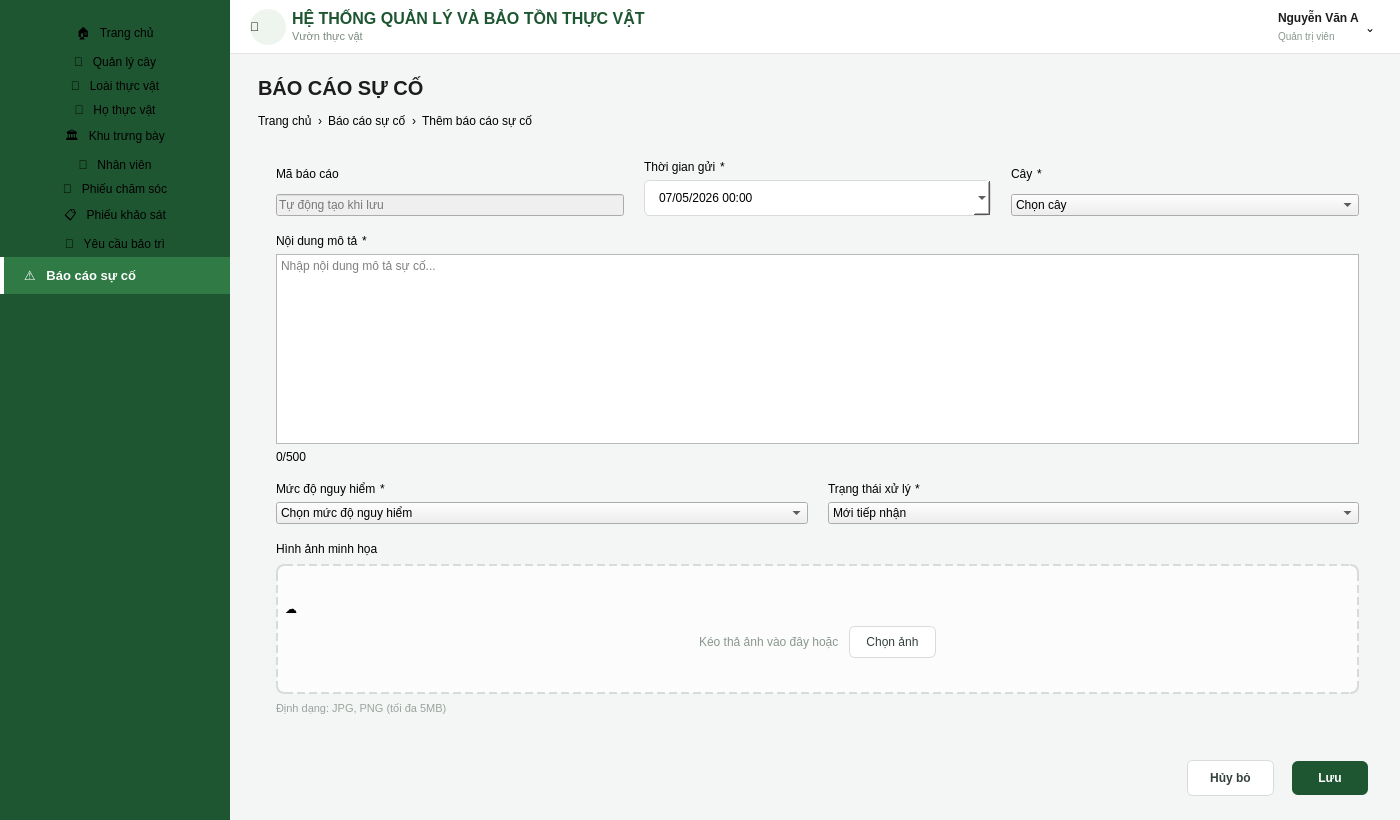
<?xml version="1.0" encoding="UTF-8"?>
<ui version="4.0">
 <class>MainWindow</class>
 <widget class="QMainWindow" name="MainWindow">
  <property name="geometry">
   <rect>
    <x>0</x>
    <y>0</y>
    <width>1400</width>
    <height>820</height>
   </rect>
  </property>
  <property name="minimumSize">
   <size>
    <width>0</width>
    <height>20</height>
   </size>
  </property>
  <property name="maximumSize">
   <size>
    <width>16777215</width>
    <height>16777215</height>
   </size>
  </property>
  <property name="windowTitle">
   <string>Hệ thống Quản lý và Bảo tồn Thực vật</string>
  </property>
  <property name="styleSheet">
   <string notr="true">QMainWindow { background-color: #f4f6f5; }
QWidget#sidebarFrame { background-color: #1e5631; }
QLabel#sidebarTitle { color: #ffffff; font-size: 12px; font-weight: bold; letter-spacing: 1px; }
QPushButton[class=&quot;navBtn&quot;] { text-align: left; padding: 10px 20px; color: #dfeee3; font-size: 13px; border: none; background-color: transparent; }
QPushButton[class=&quot;navBtn&quot;]:hover { background-color: #24693a; }
QPushButton#navActive { text-align: left; padding: 10px 20px; color: #ffffff; font-size: 13px; font-weight: bold; border: none; background-color: #2f7a45; border-left: 4px solid #ffffff; }
QWidget#headerFrame { background-color: #ffffff; border-bottom: 1px solid #e2e5e3; }
QLabel#headerTitle { font-size: 16px; font-weight: bold; color: #1e5631; }
QLabel#headerSubtitle { font-size: 11px; color: #7a8a7f; }
QLabel#pageTitle { font-size: 20px; font-weight: bold; color: #1c1c1c; }
QLineEdit#searchBox { border: 1px solid #d8dcd9; border-radius: 6px; padding: 8px 12px; font-size: 12px; background-color: #ffffff; }
QPushButton#btnAddSurvey { background-color: #1e5631; color: #ffffff; font-size: 12px; font-weight: bold; border-radius: 6px; padding: 10px 18px; }
QPushButton#btnAddSurvey:hover { background-color: #24693a; }
QTableWidget { background-color: #ffffff; border: 1px solid #e2e5e3; border-radius: 8px; gridline-color: #eef1ef; font-size: 12px; }
QHeaderView::section { background-color: #f7f9f7; color: #5c6b60; font-weight: bold; font-size: 11px; padding: 10px 6px; border: none; border-bottom: 1px solid #e2e5e3; }
QLabel#paginationInfo { color: #6b7a70; font-size: 12px; }
QPushButton.pageBtn { background-color: #ffffff; border: 1px solid #d8dcd9; border-radius: 5px; min-width: 28px; min-height: 28px; }
QPushButton#pageCurrent { background-color: #1e5631; color: #ffffff; border-radius: 5px; min-width: 28px; min-height: 28px; font-weight: bold; }
QLabel#userName { font-size: 12px; font-weight: bold; color: #1c1c1c; }
QLabel#userRole { font-size: 10px; color: #8a978d; }
QLabel#avatarLabel { background-color: #1e5631; color: #ffffff; border-radius: 18px; font-weight: bold; }
QLabel#logoCircle { background-color: #eef4ee; border-radius: 18px; }
QLabel#breadcrumb { font-size: 12px; color: #6b7a70; }
QLabel[class=&quot;formLabel&quot;] { font-size: 12px; font-weight: bold; color: #33413a; }
QLineEdit#fieldInput { border: 1px solid #d8dcd9; border-radius: 6px; padding: 9px 12px; font-size: 12px; background-color: #ffffff; color: #1c1c1c; }
QLineEdit#fieldInput:disabled { background-color: #f4f6f5; color: #9aa39d; }
QDateEdit, QDateTimeEdit { border: 1px solid #d8dcd9; border-radius: 6px; padding: 9px 12px; font-size: 12px; background-color: #ffffff; }
QComboBox#fieldCombo { border: 1px solid #d8dcd9; border-radius: 6px; padding: 9px 12px; font-size: 12px; background-color: #ffffff; }
QTextEdit#fieldTextArea { border: 1px solid #d8dcd9; border-radius: 6px; padding: 10px 12px; font-size: 12px; background-color: #ffffff; }
QLabel#charCounter { font-size: 11px; color: #9aa39d; }
QWidget#uploadDropzone { background-color: #fbfcfb; border: 2px dashed #d8dcd9; border-radius: 8px; }
QLabel#uploadHint { font-size: 12px; color: #8a978d; }
QLabel#uploadFormatHint { font-size: 11px; color: #9aa39d; }
QPushButton#btnChooseImage { border: 1px solid #d8dcd9; border-radius: 6px; padding: 8px 16px; font-size: 12px; background-color: #ffffff; color: #33413a; }
QPushButton#btnChooseImage:hover { background-color: #f4f6f5; }
QPushButton#btnCancel { border: 1px solid #d8dcd9; border-radius: 6px; padding: 10px 22px; font-size: 12px; font-weight: bold; background-color: #ffffff; color: #33413a; }
QPushButton#btnCancel:hover { background-color: #f4f6f5; }
QPushButton#btnSave { background-color: #1e5631; border: none; border-radius: 6px; padding: 10px 26px; font-size: 12px; font-weight: bold; color: #ffffff; }
QPushButton#btnSave:hover { background-color: #24693a; }
QLabel[class=&quot;requiredMark&quot;] { color: #e53935; font-size: 12px; font-weight: bold; }
QLabel[class=&quot;breadcrumbCurrent&quot;] { color: #1e5631; font-size: 12px; font-weight: bold; }
QLabel[class=&quot;breadcrumbText&quot;] { color: #6b7a70; font-size: 12px; }
QLabel[class=&quot;breadcrumbSep&quot;] { color: #a9b3ad; font-size: 12px; }
QScrollArea#formScrollArea { border: none; background-color: transparent; }
QWidget#scrollAreaWidgetContents { background-color: transparent; }
</string>
  </property>
  <widget class="QWidget" name="centralwidget">
   <layout class="QHBoxLayout" name="rootLayout">
    <property name="spacing">
     <number>0</number>
    </property>
    <property name="leftMargin">
     <number>0</number>
    </property>
    <property name="topMargin">
     <number>0</number>
    </property>
    <property name="rightMargin">
     <number>0</number>
    </property>
    <property name="bottomMargin">
     <number>0</number>
    </property>
    <item>
     <widget class="QWidget" name="sidebarFrame" native="true">
      <property name="minimumSize">
       <size>
        <width>230</width>
        <height>0</height>
       </size>
      </property>
      <property name="maximumSize">
       <size>
        <width>230</width>
        <height>16777215</height>
       </size>
      </property>
      <layout class="QVBoxLayout" name="sidebarLayout">
       <property name="spacing">
        <number>2</number>
       </property>
       <property name="leftMargin">
        <number>0</number>
       </property>
       <property name="topMargin">
        <number>20</number>
       </property>
       <property name="rightMargin">
        <number>0</number>
       </property>
       <property name="bottomMargin">
        <number>10</number>
       </property>
       <item>
        <widget class="QPushButton" name="navTrangChu">
         <property name="cursor">
          <cursorShape>PointingHandCursor</cursorShape>
         </property>
         <property name="text">
          <string>🏠   Trang chủ</string>
         </property>
         <property name="flat">
          <bool>true</bool>
         </property>
         <property name="class" stdset="0">
          <string>navBtn</string>
         </property>
        </widget>
       </item>
       <item>
        <widget class="QPushButton" name="navQuanLyCay">
         <property name="cursor">
          <cursorShape>PointingHandCursor</cursorShape>
         </property>
         <property name="text">
          <string>🌳   Quản lý cây</string>
         </property>
         <property name="flat">
          <bool>true</bool>
         </property>
         <property name="class" stdset="0">
          <string>navBtn</string>
         </property>
        </widget>
       </item>
       <item>
        <widget class="QPushButton" name="navLoaiThucVat">
         <property name="cursor">
          <cursorShape>PointingHandCursor</cursorShape>
         </property>
         <property name="text">
          <string>🍃   Loài thực vật</string>
         </property>
         <property name="flat">
          <bool>true</bool>
         </property>
         <property name="class" stdset="0">
          <string>navBtn</string>
         </property>
        </widget>
       </item>
       <item>
        <widget class="QPushButton" name="navHoThucVat">
         <property name="cursor">
          <cursorShape>PointingHandCursor</cursorShape>
         </property>
         <property name="text">
          <string>🧬   Họ thực vật</string>
         </property>
         <property name="flat">
          <bool>true</bool>
         </property>
         <property name="class" stdset="0">
          <string>navBtn</string>
         </property>
        </widget>
       </item>
       <item>
        <widget class="QPushButton" name="navKhuTrungBay">
         <property name="cursor">
          <cursorShape>PointingHandCursor</cursorShape>
         </property>
         <property name="text">
          <string>🏛   Khu trưng bày</string>
         </property>
         <property name="flat">
          <bool>true</bool>
         </property>
         <property name="class" stdset="0">
          <string>navBtn</string>
         </property>
        </widget>
       </item>
       <item>
        <widget class="QPushButton" name="navNhanVien">
         <property name="cursor">
          <cursorShape>PointingHandCursor</cursorShape>
         </property>
         <property name="text">
          <string>👤   Nhân viên</string>
         </property>
         <property name="flat">
          <bool>true</bool>
         </property>
         <property name="class" stdset="0">
          <string>navBtn</string>
         </property>
        </widget>
       </item>
       <item>
        <widget class="QPushButton" name="navPhieuChamSoc">
         <property name="cursor">
          <cursorShape>PointingHandCursor</cursorShape>
         </property>
         <property name="text">
          <string>📝   Phiếu chăm sóc</string>
         </property>
         <property name="flat">
          <bool>true</bool>
         </property>
         <property name="class" stdset="0">
          <string>navBtn</string>
         </property>
        </widget>
       </item>
       <item>
        <widget class="QPushButton" name="navPhieuKhaoSat">
         <property name="cursor">
          <cursorShape>PointingHandCursor</cursorShape>
         </property>
         <property name="text">
          <string>📋   Phiếu khảo sát</string>
         </property>
         <property name="flat">
          <bool>true</bool>
         </property>
         <property name="class" stdset="0">
          <string>navBtn</string>
         </property>
        </widget>
       </item>
       <item>
        <widget class="QPushButton" name="navYeuCauBaoTri">
         <property name="cursor">
          <cursorShape>PointingHandCursor</cursorShape>
         </property>
         <property name="text">
          <string>🔧   Yêu cầu bảo trì</string>
         </property>
         <property name="flat">
          <bool>true</bool>
         </property>
         <property name="class" stdset="0">
          <string>navBtn</string>
         </property>
        </widget>
       </item>
       <item>
        <widget class="QPushButton" name="navActive">
         <property name="cursor">
          <cursorShape>PointingHandCursor</cursorShape>
         </property>
         <property name="text">
          <string>⚠   Báo cáo sự cố</string>
         </property>
         <property name="flat">
          <bool>true</bool>
         </property>
        </widget>
       </item>
       <item>
        <spacer name="sidebarSpacer">
         <property name="orientation">
          <enum>Qt::Vertical</enum>
         </property>
         <property name="sizeHint" stdset="0">
          <size>
           <width>20</width>
           <height>40</height>
          </size>
         </property>
        </spacer>
       </item>
      </layout>
     </widget>
    </item>
    <item>
     <widget class="QWidget" name="mainContentFrame" native="true">
      <layout class="QVBoxLayout" name="mainContentLayout" stretch="0,0">
       <property name="spacing">
        <number>0</number>
       </property>
       <property name="leftMargin">
        <number>0</number>
       </property>
       <property name="topMargin">
        <number>0</number>
       </property>
       <property name="rightMargin">
        <number>0</number>
       </property>
       <property name="bottomMargin">
        <number>0</number>
       </property>
       <item>
        <widget class="QWidget" name="headerFrame" native="true">
         <property name="minimumSize">
          <size>
           <width>0</width>
           <height>20</height>
          </size>
         </property>
         <property name="maximumSize">
          <size>
           <width>16777215</width>
           <height>70</height>
          </size>
         </property>
         <layout class="QHBoxLayout" name="headerLayout">
          <property name="leftMargin">
           <number>20</number>
          </property>
          <property name="rightMargin">
           <number>24</number>
          </property>
          <item>
           <widget class="QLabel" name="logoCircle">
            <property name="minimumSize">
             <size>
              <width>36</width>
              <height>36</height>
             </size>
            </property>
            <property name="maximumSize">
             <size>
              <width>36</width>
              <height>36</height>
             </size>
            </property>
            <property name="text">
             <string>🌿</string>
            </property>
           </widget>
          </item>
          <item>
           <layout class="QVBoxLayout" name="headerTitleLayout">
            <property name="spacing">
             <number>0</number>
            </property>
            <item>
             <widget class="QLabel" name="headerTitle">
              <property name="text">
               <string>HỆ THỐNG QUẢN LÝ VÀ BẢO TỒN THỰC VẬT</string>
              </property>
             </widget>
            </item>
            <item>
             <widget class="QLabel" name="headerSubtitle">
              <property name="text">
               <string>Vườn thực vật</string>
              </property>
             </widget>
            </item>
           </layout>
          </item>
          <item>
           <spacer name="headerSpacer">
            <property name="orientation">
             <enum>Qt::Horizontal</enum>
            </property>
            <property name="sizeHint" stdset="0">
             <size>
              <width>40</width>
              <height>20</height>
             </size>
            </property>
           </spacer>
          </item>
          <item>
           <layout class="QVBoxLayout" name="userInfoLayout">
            <property name="spacing">
             <number>0</number>
            </property>
            <item>
             <widget class="QLabel" name="userName">
              <property name="text">
               <string>Nguyễn Văn A</string>
              </property>
             </widget>
            </item>
            <item>
             <widget class="QLabel" name="userRole">
              <property name="text">
               <string>Quản trị viên</string>
              </property>
             </widget>
            </item>
           </layout>
          </item>
          <item>
           <widget class="QLabel" name="userDropdownArrow">
            <property name="text">
             <string>⌄</string>
            </property>
           </widget>
          </item>
         </layout>
        </widget>
       </item>
       <item>
        <widget class="QWidget" name="contentArea" native="true">
         <layout class="QVBoxLayout" name="contentLayout">
          <property name="spacing">
           <number>14</number>
          </property>
          <property name="leftMargin">
           <number>28</number>
          </property>
          <property name="topMargin">
           <number>22</number>
          </property>
          <property name="rightMargin">
           <number>28</number>
          </property>
          <property name="bottomMargin">
           <number>0</number>
          </property>
          <item>
           <widget class="QLabel" name="pageTitle">
            <property name="text">
             <string>BÁO CÁO SỰ CỐ</string>
            </property>
           </widget>
          </item>
          <item>
           <layout class="QHBoxLayout" name="breadcrumbLayout">
            <property name="spacing">
             <number>6</number>
            </property>
            <item>
             <widget class="QLabel" name="crumbHome">
              <property name="text">
               <string>Trang chủ</string>
              </property>
              <property name="class" stdset="0">
               <string>breadcrumbText</string>
              </property>
             </widget>
            </item>
            <item>
             <widget class="QLabel" name="crumbSep1">
              <property name="text">
               <string>›</string>
              </property>
              <property name="class" stdset="0">
               <string>breadcrumbSep</string>
              </property>
             </widget>
            </item>
            <item>
             <widget class="QLabel" name="crumbSection">
              <property name="text">
               <string>Báo cáo sự cố</string>
              </property>
              <property name="class" stdset="0">
               <string>breadcrumbText</string>
              </property>
             </widget>
            </item>
            <item>
             <widget class="QLabel" name="crumbSep2">
              <property name="text">
               <string>›</string>
              </property>
              <property name="class" stdset="0">
               <string>breadcrumbSep</string>
              </property>
             </widget>
            </item>
            <item>
             <widget class="QLabel" name="crumbCurrent">
              <property name="text">
               <string>Thêm báo cáo sự cố</string>
              </property>
              <property name="class" stdset="0">
               <string>breadcrumbCurrent</string>
              </property>
             </widget>
            </item>
            <item>
             <spacer name="breadcrumbSpacer">
              <property name="orientation">
               <enum>Qt::Horizontal</enum>
              </property>
              <property name="sizeHint" stdset="0">
               <size>
                <width>40</width>
                <height>10</height>
               </size>
              </property>
             </spacer>
            </item>
           </layout>
          </item>
          <item>
           <widget class="QScrollArea" name="formScrollArea">
            <property name="frameShape">
             <enum>QFrame::NoFrame</enum>
            </property>
            <property name="widgetResizable">
             <bool>true</bool>
            </property>
            <widget class="QWidget" name="scrollAreaWidgetContents">
             <property name="geometry">
              <rect>
               <x>0</x>
               <y>0</y>
               <width>1093</width>
               <height>618</height>
              </rect>
             </property>
             <layout class="QVBoxLayout" name="scrollContentLayout">
              <property name="spacing">
               <number>18</number>
              </property>
              <property name="rightMargin">
               <number>4</number>
              </property>
              <property name="bottomMargin">
               <number>24</number>
              </property>
              <item>
               <widget class="QWidget" name="formCard" native="true">
                <layout class="QVBoxLayout" name="formCardLayout">
                 <property name="spacing">
                  <number>18</number>
                 </property>
                 <item>
                  <layout class="QHBoxLayout" name="row1Layout">
                   <property name="spacing">
                    <number>20</number>
                   </property>
                   <item>
                    <layout class="QVBoxLayout" name="col_mabc">
                     <property name="spacing">
                      <number>6</number>
                     </property>
                     <item>
                      <layout class="QHBoxLayout" name="labelRow_mabc">
                       <property name="spacing">
                        <number>4</number>
                       </property>
                       <item>
                        <widget class="QLabel" name="label_mabc">
                         <property name="text">
                          <string>Mã báo cáo</string>
                         </property>
                         <property name="class" stdset="0">
                          <string>formLabel</string>
                         </property>
                        </widget>
                       </item>
                       <item>
                        <spacer name="labelSpacer_mabc">
                         <property name="orientation">
                          <enum>Qt::Horizontal</enum>
                         </property>
                         <property name="sizeHint" stdset="0">
                          <size>
                           <width>10</width>
                           <height>10</height>
                          </size>
                         </property>
                        </spacer>
                       </item>
                      </layout>
                     </item>
                     <item>
                      <widget class="QLineEdit" name="fieldMABC">
                       <property name="enabled">
                        <bool>false</bool>
                       </property>
                       <property name="placeholderText">
                        <string>Tự động tạo khi lưu</string>
                       </property>
                      </widget>
                     </item>
                    </layout>
                   </item>
                   <item>
                    <layout class="QVBoxLayout" name="col_thoigiangui">
                     <property name="spacing">
                      <number>6</number>
                     </property>
                     <item>
                      <layout class="QHBoxLayout" name="labelRow_thoigiangui">
                       <property name="spacing">
                        <number>4</number>
                       </property>
                       <item>
                        <widget class="QLabel" name="label_thoigiangui">
                         <property name="text">
                          <string>Thời gian gửi</string>
                         </property>
                         <property name="class" stdset="0">
                          <string>formLabel</string>
                         </property>
                        </widget>
                       </item>
                       <item>
                        <widget class="QLabel" name="req_thoigiangui">
                         <property name="text">
                          <string>*</string>
                         </property>
                         <property name="class" stdset="0">
                          <string>requiredMark</string>
                         </property>
                        </widget>
                       </item>
                       <item>
                        <spacer name="labelSpacer_thoigiangui">
                         <property name="orientation">
                          <enum>Qt::Horizontal</enum>
                         </property>
                         <property name="sizeHint" stdset="0">
                          <size>
                           <width>10</width>
                           <height>10</height>
                          </size>
                         </property>
                        </spacer>
                       </item>
                      </layout>
                     </item>
                     <item>
                      <widget class="QDateTimeEdit" name="fieldThoiGianGui">
                       <property name="dateTime">
                        <datetime>
                         <hour>0</hour>
                         <minute>0</minute>
                         <second>0</second>
                         <year>2026</year>
                         <month>5</month>
                         <day>7</day>
                        </datetime>
                       </property>
                       <property name="displayFormat">
                        <string>dd/MM/yyyy HH:mm</string>
                       </property>
                       <property name="calendarPopup">
                        <bool>true</bool>
                       </property>
                      </widget>
                     </item>
                    </layout>
                   </item>
                   <item>
                    <layout class="QVBoxLayout" name="col_cay">
                     <property name="spacing">
                      <number>6</number>
                     </property>
                     <item>
                      <layout class="QHBoxLayout" name="labelRow_cay">
                       <property name="spacing">
                        <number>4</number>
                       </property>
                       <item>
                        <widget class="QLabel" name="label_cay">
                         <property name="text">
                          <string>Cây</string>
                         </property>
                         <property name="class" stdset="0">
                          <string>formLabel</string>
                         </property>
                        </widget>
                       </item>
                       <item>
                        <widget class="QLabel" name="req_cay">
                         <property name="text">
                          <string>*</string>
                         </property>
                         <property name="class" stdset="0">
                          <string>requiredMark</string>
                         </property>
                        </widget>
                       </item>
                       <item>
                        <spacer name="labelSpacer_cay">
                         <property name="orientation">
                          <enum>Qt::Horizontal</enum>
                         </property>
                         <property name="sizeHint" stdset="0">
                          <size>
                           <width>10</width>
                           <height>10</height>
                          </size>
                         </property>
                        </spacer>
                       </item>
                      </layout>
                     </item>
                     <item>
                      <widget class="QComboBox" name="fieldCay">
                       <item>
                        <property name="text">
                         <string>Chọn cây</string>
                        </property>
                       </item>
                       <item>
                        <property name="text">
                         <string>Sao đen (C045)</string>
                        </property>
                       </item>
                      </widget>
                     </item>
                    </layout>
                   </item>
                  </layout>
                 </item>
                 <item>
                  <layout class="QVBoxLayout" name="col_mota">
                   <property name="spacing">
                    <number>6</number>
                   </property>
                   <item>
                     <layout class="QHBoxLayout" name="labelRow_mota">
                     <property name="spacing">
                      <number>4</number>
                     </property>
                     <item>
                      <widget class="QLabel" name="label_mota">
                       <property name="text">
                        <string>Nội dung mô tả</string>
                       </property>
                       <property name="class" stdset="0">
                        <string>formLabel</string>
                       </property>
                      </widget>
                     </item>
                     <item>
                      <widget class="QLabel" name="req_mota">
                       <property name="text">
                        <string>*</string>
                       </property>
                       <property name="class" stdset="0">
                        <string>requiredMark</string>
                       </property>
                      </widget>
                     </item>
                     <item>
                      <spacer name="labelSpacer_mota">
                       <property name="orientation">
                        <enum>Qt::Horizontal</enum>
                       </property>
                       <property name="sizeHint" stdset="0">
                        <size>
                         <width>10</width>
                         <height>10</height>
                        </size>
                       </property>
                      </spacer>
                     </item>
                    </layout>
                   </item>
                   <item>
                    <widget class="QTextEdit" name="fieldMoTa">
                     <property name="minimumSize">
                      <size>
                       <width>0</width>
                       <height>100</height>
                      </size>
                     </property>
                     <property name="placeholderText">
                      <string>Nhập nội dung mô tả sự cố...</string>
                     </property>
                    </widget>
                   </item>
                   <item>
                    <widget class="QLabel" name="charCounter2">
                     <property name="text">
                      <string>0/500</string>
                     </property>
                    </widget>
                   </item>
                  </layout>
                 </item>
                 <item>
                  <layout class="QHBoxLayout" name="row2Layout">
                   <property name="spacing">
                    <number>20</number>
                   </property>
                   <item>
                    <layout class="QVBoxLayout" name="col_mucdonguyhiem">
                     <property name="spacing">
                      <number>6</number>
                     </property>
                     <item>
                      <layout class="QHBoxLayout" name="labelRow_mucdonguyhiem">
                       <property name="spacing">
                        <number>4</number>
                       </property>
                       <item>
                        <widget class="QLabel" name="label_mucdonguyhiem">
                         <property name="text">
                          <string>Mức độ nguy hiểm</string>
                         </property>
                         <property name="class" stdset="0">
                          <string>formLabel</string>
                         </property>
                        </widget>
                       </item>
                       <item>
                        <widget class="QLabel" name="req_mucdonguyhiem">
                         <property name="text">
                          <string>*</string>
                         </property>
                         <property name="class" stdset="0">
                          <string>requiredMark</string>
                         </property>
                        </widget>
                       </item>
                       <item>
                        <spacer name="labelSpacer_mucdonguyhiem">
                         <property name="orientation">
                          <enum>Qt::Horizontal</enum>
                         </property>
                         <property name="sizeHint" stdset="0">
                          <size>
                           <width>10</width>
                           <height>10</height>
                          </size>
                         </property>
                        </spacer>
                       </item>
                      </layout>
                     </item>
                     <item>
                      <widget class="QComboBox" name="fieldMucDoNguyHiem">
                       <item>
                        <property name="text">
                         <string>Chọn mức độ nguy hiểm</string>
                        </property>
                       </item>
                       <item>
                        <property name="text">
                         <string>Thấp</string>
                        </property>
                       </item>
                       <item>
                        <property name="text">
                         <string>Trung bình</string>
                        </property>
                       </item>
                       <item>
                        <property name="text">
                         <string>Cao</string>
                        </property>
                       </item>
                       <item>
                        <property name="text">
                         <string>Nghiêm trọng</string>
                        </property>
                       </item>
                      </widget>
                     </item>
                    </layout>
                   </item>
                   <item>
                    <layout class="QVBoxLayout" name="col_trangthai">
                     <property name="spacing">
                      <number>6</number>
                     </property>
                     <item>
                      <layout class="QHBoxLayout" name="labelRow_trangthai">
                       <property name="spacing">
                        <number>4</number>
                       </property>
                       <item>
                        <widget class="QLabel" name="label_trangthai">
                         <property name="text">
                          <string>Trạng thái xử lý</string>
                         </property>
                         <property name="class" stdset="0">
                          <string>formLabel</string>
                         </property>
                        </widget>
                       </item>
                       <item>
                        <widget class="QLabel" name="req_trangthai">
                         <property name="text">
                          <string>*</string>
                         </property>
                         <property name="class" stdset="0">
                          <string>requiredMark</string>
                         </property>
                        </widget>
                       </item>
                       <item>
                        <spacer name="labelSpacer_trangthai">
                         <property name="orientation">
                          <enum>Qt::Horizontal</enum>
                         </property>
                         <property name="sizeHint" stdset="0">
                          <size>
                           <width>10</width>
                           <height>10</height>
                          </size>
                         </property>
                        </spacer>
                       </item>
                      </layout>
                     </item>
                     <item>
                      <widget class="QComboBox" name="fieldTrangThai">
                       <item>
                        <property name="text">
                         <string>Mới tiếp nhận</string>
                        </property>
                       </item>
                       <item>
                        <property name="text">
                         <string>Đang xử lý</string>
                        </property>
                       </item>
                       <item>
                        <property name="text">
                         <string>Đã xử lý</string>
                        </property>
                       </item>
                      </widget>
                     </item>
                    </layout>
                   </item>
                  </layout>
                 </item>
                 <item>
                  <layout class="QVBoxLayout" name="col_hinhanh">
                   <property name="spacing">
                    <number>8</number>
                   </property>
                   <item>
                    <layout class="QHBoxLayout" name="labelRow_hinhanh">
                     <property name="spacing">
                      <number>4</number>
                     </property>
                     <item>
                      <widget class="QLabel" name="label_hinhanh">
                       <property name="text">
                        <string>Hình ảnh minh họa</string>
                       </property>
                       <property name="class" stdset="0">
                        <string>formLabel</string>
                       </property>
                      </widget>
                     </item>
                     <item>
                      <spacer name="labelSpacer_hinhanh">
                       <property name="orientation">
                        <enum>Qt::Horizontal</enum>
                       </property>
                       <property name="sizeHint" stdset="0">
                        <size>
                         <width>10</width>
                         <height>10</height>
                        </size>
                       </property>
                      </spacer>
                     </item>
                    </layout>
                   </item>
                   <item>
                    <widget class="QWidget" name="uploadDropzone" native="true">
                     <property name="minimumSize">
                      <size>
                       <width>0</width>
                       <height>130</height>
                      </size>
                     </property>
                     <layout class="QVBoxLayout" name="uploadDropzoneOuterLayout">
                      <property name="spacing">
                       <number>10</number>
                      </property>
                      <item>
                       <spacer name="uploadTopSpacer">
                        <property name="orientation">
                         <enum>Qt::Vertical</enum>
                        </property>
                        <property name="sizeHint" stdset="0">
                         <size>
                          <width>10</width>
                          <height>10</height>
                         </size>
                        </property>
                       </spacer>
                      </item>
                      <item>
                       <widget class="QLabel" name="uploadIcon">
                        <property name="text">
                         <string>☁</string>
                        </property>
                       </widget>
                      </item>
                      <item>
                       <layout class="QHBoxLayout" name="uploadHintRow">
                        <property name="spacing">
                         <number>10</number>
                        </property>
                        <item>
                         <spacer name="uploadHintLeftSpacer">
                          <property name="orientation">
                           <enum>Qt::Horizontal</enum>
                          </property>
                          <property name="sizeHint" stdset="0">
                           <size>
                            <width>20</width>
                            <height>20</height>
                           </size>
                          </property>
                         </spacer>
                        </item>
                        <item>
                         <widget class="QLabel" name="uploadHint">
                          <property name="text">
                           <string>Kéo thả ảnh vào đây hoặc</string>
                          </property>
                         </widget>
                        </item>
                        <item>
                         <widget class="QPushButton" name="btnChooseImage">
                          <property name="cursor">
                           <cursorShape>PointingHandCursor</cursorShape>
                          </property>
                          <property name="text">
                           <string>Chọn ảnh</string>
                          </property>
                         </widget>
                        </item>
                        <item>
                         <spacer name="uploadHintRightSpacer">
                          <property name="orientation">
                           <enum>Qt::Horizontal</enum>
                          </property>
                          <property name="sizeHint" stdset="0">
                           <size>
                            <width>20</width>
                            <height>20</height>
                           </size>
                          </property>
                         </spacer>
                        </item>
                       </layout>
                      </item>
                      <item>
                       <spacer name="uploadBottomSpacer">
                        <property name="orientation">
                         <enum>Qt::Vertical</enum>
                        </property>
                        <property name="sizeHint" stdset="0">
                         <size>
                          <width>10</width>
                          <height>10</height>
                         </size>
                        </property>
                       </spacer>
                      </item>
                     </layout>
                    </widget>
                   </item>
                   <item>
                    <widget class="QLabel" name="uploadFormatHint">
                     <property name="text">
                      <string>Định dạng: JPG, PNG (tối đa 5MB)</string>
                     </property>
                    </widget>
                   </item>
                  </layout>
                 </item>
                </layout>
               </widget>
              </item>
              <item>
               <spacer name="formBottomSpacer">
                <property name="orientation">
                 <enum>Qt::Vertical</enum>
                </property>
                <property name="sizeHint" stdset="0">
                 <size>
                  <width>20</width>
                  <height>20</height>
                 </size>
                </property>
               </spacer>
              </item>
              <item>
               <layout class="QHBoxLayout" name="footerButtonsLayout">
                <item>
                 <spacer name="footerSpacer">
                  <property name="orientation">
                   <enum>Qt::Horizontal</enum>
                  </property>
                  <property name="sizeHint" stdset="0">
                   <size>
                    <width>40</width>
                    <height>20</height>
                   </size>
                  </property>
                 </spacer>
                </item>
                <item>
                 <widget class="QPushButton" name="btnCancel">
                  <property name="cursor">
                   <cursorShape>PointingHandCursor</cursorShape>
                  </property>
                  <property name="text">
                   <string>Hủy bỏ</string>
                  </property>
                 </widget>
                </item>
                <item>
                 <widget class="QPushButton" name="btnSave">
                  <property name="cursor">
                   <cursorShape>PointingHandCursor</cursorShape>
                  </property>
                  <property name="text">
                   <string>Lưu</string>
                  </property>
                 </widget>
                </item>
               </layout>
              </item>
             </layout>
            </widget>
           </widget>
          </item>
         </layout>
        </widget>
       </item>
      </layout>
     </widget>
    </item>
   </layout>
  </widget>
 </widget>
 <resources/>
 <connections/>
</ui>
